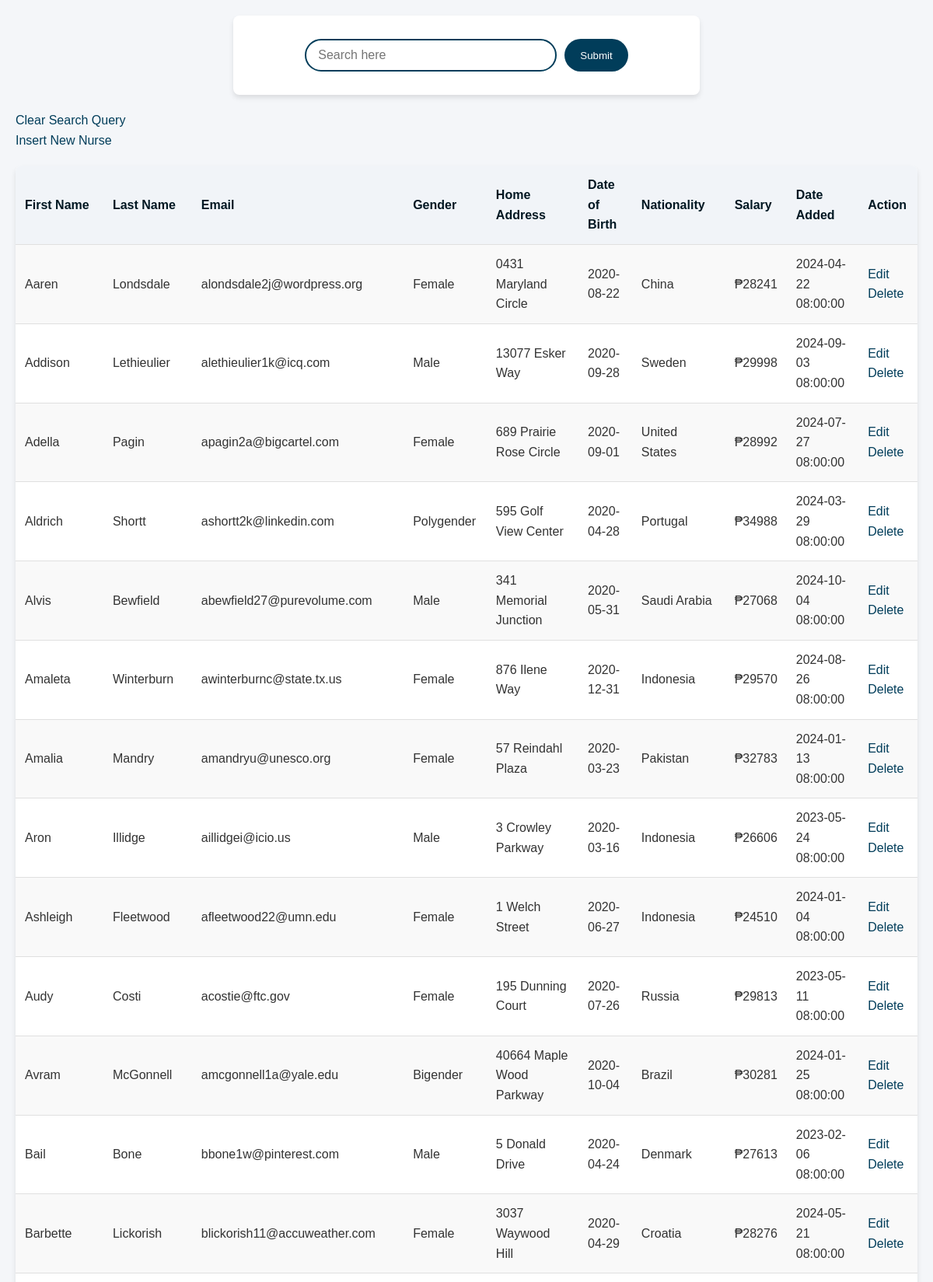
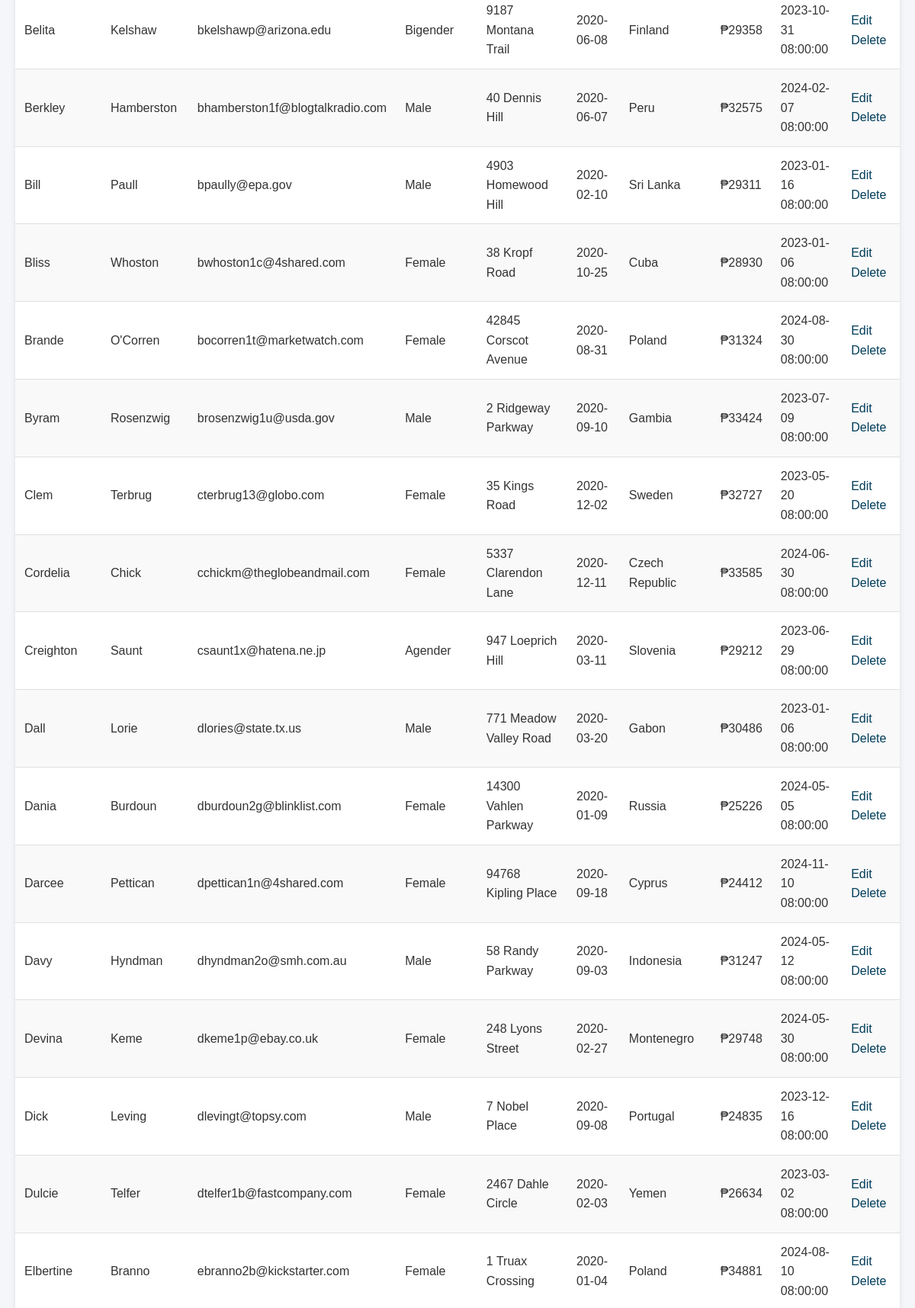
The page / (upper part) on the database its author committed (2 pictures, top to bottom).
### tables this page shows
CREATE TABLE nurse (
    nurse_id INT AUTO_INCREMENT PRIMARY KEY,
    first_name VARCHAR(255),
    last_name VARCHAR(255),
    email VARCHAR(255),
    gender VARCHAR(255),
    home_address VARCHAR(255),
    date_of_birth DATE,
    nationality VARCHAR(255),
    salary VARCHAR(255),
    date_added TIMESTAMP DEFAULT CURRENT_TIMESTAMP
);

### core/models.php (called while the page is built, shortened)
<?php
function getAllNurse($pdo) {
	$sql = "SELECT * FROM nurse
			ORDER BY first_name ASC";
	$stmt = $pdo->prepare($sql);
	$executeQuery = $stmt->execute();
	if ($executeQuery) {
		return $stmt->fetchAll();
	}
}

### index.php (the view, shortened to what this page needs)
<?php
require_once 'core/dbConfig.php';
require_once 'core/models.php';
?>
<!DOCTYPE html>
<html lang="en">
<head>
	<link rel="stylesheet" href="styles.css">
</head>
<body>
	<form action="<?php echo htmlspecialchars($_SERVER['PHP_SELF']);?>" method="GET">
		<input type="text" name="searchInput" placeholder="Search here">
		<input type="submit" name="searchBtn">
	</form>
	<p><a href="index.php">Clear Search Query</a></p>
	<p><a href="insert.php">Insert New Nurse</a></p>
	<table style="width:100%; margin-top: 20px;">
		<tr>
			<th>First Name</th>
			<th>Last Name</th>
			<th>Email</th>
			<th>Gender</th>
			<th>Home Address</th>
			<th>Date of Birth</th>
			<th>Nationality</th>
			<th>Salary</th>
			<th>Date Added</th>
			<th>Action</th>
		</tr>
		<?php if (!isset($_GET['searchBtn'])) {
			$getAllNurse = getAllNurse($pdo);
				foreach ($getAllNurse as $row) { ?>
					<tr>
						<td><?php echo $row['first_name']; ?></td>
						<td><?php echo $row['last_name']; ?></td>
						<td><?php echo $row['email']; ?></td>
						<td><?php echo $row['gender']; ?></td>
						<td><?php echo $row['home_address']; ?></td>
						<td><?php echo $row['date_of_birth']; ?></td>
						<td><?php echo $row['nationality']; ?></td>
						<td><?php echo '₱',$row['salary']; ?></td>
						<td><?php echo $row['date_added']; ?></td>
						<td>
							<a href="edit.php?nurse_id=<?php echo $row['nurse_id']; ?>">Edit</a>
							<a href="delete.php?nurse_id=<?php echo $row['nurse_id']; ?>">Delete</a>
						</td>
					</tr>
			<?php }
			 ?>
		<?php } ?>
	</table>
</body>
</html>

### styles.css (style rules this page uses)
* { margin: 0; padding: 0; box-sizing: border-box; font-family: 'Arial', sans-serif; }
body { background-color: #f4f6f9; color: #333; line-height: 1.6; padding: 20px; max-width: 1500px; margin: 0 auto; }
form[method="GET"] { display: flex; justify-content: center; margin-bottom: 20px; }
form[method="GET"] input[type="text"] { width: 60%; padding: 10px 15px; border: 2px solid #013D5A; border-radius: 25px; font-size: 16px; outline: none; transition: all 0.3s ease; }
form[method="GET"] input[type="submit"] { margin-left: 10px; padding: 10px 20px; background-color: #013D5A; color: white; border: none; border-radius: 25px; cursor: pointer; transition: background-color 0.3s ease; }
a { color: #013D5A; text-decoration: none; transition: color 0.3s ease; }
table { width: 100%; border-collapse: collapse; background-color: white; box-shadow: 0 4px 6px rgba(0, 0, 0, 0.1); border-radius: 8px; overflow: hidden; }
th, td { padding: 12px; text-align: left; border-bottom: 1px solid #e0e0e0; }
th { background-color: #f1f4f8; color: #001722; font-weight: 600; }
tr:nth-child(even) { background-color: #f9f9f9; }
form { background-color: white; padding: 30px; border-radius: 8px; box-shadow: 0 4px 6px rgba(0, 0, 0, 0.1); max-width: 600px; margin: 0 auto; }
form input[type="text"] { width: 100%; padding: 10px; border: 1px solid #ddd; border-radius: 4px; }
form input[type="submit"] { background-color: #3498db; color: white; border: none; padding: 10px 20px; border-radius: 4px; cursor: pointer; transition: background-color 0.3s ease; }

### rows shown on the page
nurse: first_name "Aaren", last_name "Londsdale", email "alondsdale2j@wordpress.org", gender "Female", home_address "0431 Maryland Circle", date_of_birth "2020-08-22", nationality "China", salary "28241", date_added "2024-04-22 08:00:00"
nurse: first_name "Addison", last_name "Lethieulier", email "alethieulier1k@icq.com", gender "Male", home_address "13077 Esker Way", date_of_birth "2020-09-28", nationality "Sweden", salary "29998", date_added "2024-09-03 08:00:00"
nurse: first_name "Adella", last_name "Pagin", email "apagin2a@bigcartel.com", gender "Female", home_address "689 Prairie Rose Circle", date_of_birth "2020-09-01", nationality "United States", salary "28992", date_added "2024-07-27 08:00:00"
nurse: first_name "Aldrich", last_name "Shortt", email "ashortt2k@linkedin.com", gender "Polygender", home_address "595 Golf View Center", date_of_birth "2020-04-28", nationality "Portugal", salary "34988", date_added "2024-03-29 08:00:00"
nurse: first_name "Alvis", last_name "Bewfield", email "abewfield27@purevolume.com", gender "Male", home_address "341 Memorial Junction", date_of_birth "2020-05-31", nationality "Saudi Arabia", salary "27068", date_added "2024-10-04 08:00:00"
nurse: first_name "Amaleta", last_name "Winterburn", email "awinterburnc@state.tx.us", gender "Female", home_address "876 Ilene Way", date_of_birth "2020-12-31", nationality "Indonesia", salary "29570", date_added "2024-08-26 08:00:00"
nurse: first_name "Amalia", last_name "Mandry", email "amandryu@unesco.org", gender "Female", home_address "57 Reindahl Plaza", date_of_birth "2020-03-23", nationality "Pakistan", salary "32783", date_added "2024-01-13 08:00:00"
nurse: first_name "Aron", last_name "Illidge", email "aillidgei@icio.us", gender "Male", home_address "3 Crowley Parkway", date_of_birth "2020-03-16", nationality "Indonesia", salary "26606", date_added "2023-05-24 08:00:00"
nurse: first_name "Ashleigh", last_name "Fleetwood", email "afleetwood22@umn.edu", gender "Female", home_address "1 Welch Street", date_of_birth "2020-06-27", nationality "Indonesia", salary "24510", date_added "2024-01-04 08:00:00"
nurse: first_name "Audy", last_name "Costi", email "acostie@ftc.gov", gender "Female", home_address "195 Dunning Court", date_of_birth "2020-07-26", nationality "Russia", salary "29813", date_added "2023-05-11 08:00:00"
nurse: first_name "Avram", last_name "McGonnell", email "amcgonnell1a@yale.edu", gender "Bigender", home_address "40664 Maple Wood Parkway", date_of_birth "2020-10-04", nationality "Brazil", salary "30281", date_added "2024-01-25 08:00:00"
nurse: first_name "Bail", last_name "Bone", email "bbone1w@pinterest.com", gender "Male", home_address "5 Donald Drive", date_of_birth "2020-04-24", nationality "Denmark", salary "27613", date_added "2023-02-06 08:00:00"
nurse: first_name "Barbette", last_name "Lickorish", email "blickorish11@accuweather.com", gender "Female", home_address "3037 Waywood Hill", date_of_birth "2020-04-29", nationality "Croatia", salary "28276", date_added "2024-05-21 08:00:00"
nurse: first_name "Belita", last_name "Kelshaw", email "bkelshawp@arizona.edu", gender "Bigender", home_address "9187 Montana Trail", date_of_birth "2020-06-08", nationality "Finland", salary "29358", date_added "2023-10-31 08:00:00"
nurse: first_name "Berkley", last_name "Hamberston", email "bhamberston1f@blogtalkradio.com", gender "Male", home_address "40 Dennis Hill", date_of_birth "2020-06-07", nationality "Peru", salary "32575", date_added "2024-02-07 08:00:00"
nurse: first_name "Bill", last_name "Paull", email "bpaully@epa.gov", gender "Male", home_address "4903 Homewood Hill", date_of_birth "2020-02-10", nationality "Sri Lanka", salary "29311", date_added "2023-01-16 08:00:00"
nurse: first_name "Bliss", last_name "Whoston", email "bwhoston1c@4shared.com", gender "Female", home_address "38 Kropf Road", date_of_birth "2020-10-25", nationality "Cuba", salary "28930", date_added "2023-01-06 08:00:00"
nurse: first_name "Brande", last_name "O'Corren", email "bocorren1t@marketwatch.com", gender "Female", home_address "42845 Corscot Avenue", date_of_birth "2020-08-31", nationality "Poland", salary "31324", date_added "2024-08-30 08:00:00"
nurse: first_name "Byram", last_name "Rosenzwig", email "brosenzwig1u@usda.gov", gender "Male", home_address "2 Ridgeway Parkway", date_of_birth "2020-09-10", nationality "Gambia", salary "33424", date_added "2023-07-09 08:00:00"
nurse: first_name "Clem", last_name "Terbrug", email "cterbrug13@globo.com", gender "Female", home_address "35 Kings Road", date_of_birth "2020-12-02", nationality "Sweden", salary "32727", date_added "2023-05-20 08:00:00"
nurse: first_name "Cordelia", last_name "Chick", email "cchickm@theglobeandmail.com", gender "Female", home_address "5337 Clarendon Lane", date_of_birth "2020-12-11", nationality "Czech Republic", salary "33585", date_added "2024-06-30 08:00:00"
nurse: first_name "Creighton", last_name "Saunt", email "csaunt1x@hatena.ne.jp", gender "Agender", home_address "947 Loeprich Hill", date_of_birth "2020-03-11", nationality "Slovenia", salary "29212", date_added "2023-06-29 08:00:00"
nurse: first_name "Dall", last_name "Lorie", email "dlories@state.tx.us", gender "Male", home_address "771 Meadow Valley Road", date_of_birth "2020-03-20", nationality "Gabon", salary "30486", date_added "2023-01-06 08:00:00"
nurse: first_name "Dania", last_name "Burdoun", email "dburdoun2g@blinklist.com", gender "Female", home_address "14300 Vahlen Parkway", date_of_birth "2020-01-09", nationality "Russia", salary "25226", date_added "2024-05-05 08:00:00"
nurse: first_name "Darcee", last_name "Pettican", email "dpettican1n@4shared.com", gender "Female", home_address "94768 Kipling Place", date_of_birth "2020-09-18", nationality "Cyprus", salary "24412", date_added "2024-11-10 08:00:00"
nurse: first_name "Davy", last_name "Hyndman", email "dhyndman2o@smh.com.au", gender "Male", home_address "58 Randy Parkway", date_of_birth "2020-09-03", nationality "Indonesia", salary "31247", date_added "2024-05-12 08:00:00"
nurse: first_name "Devina", last_name "Keme", email "dkeme1p@ebay.co.uk", gender "Female", home_address "248 Lyons Street", date_of_birth "2020-02-27", nationality "Montenegro", salary "29748", date_added "2024-05-30 08:00:00"
nurse: first_name "Dick", last_name "Leving", email "dlevingt@topsy.com", gender "Male", home_address "7 Nobel Place", date_of_birth "2020-09-08", nationality "Portugal", salary "24835", date_added "2023-12-16 08:00:00"
nurse: first_name "Dulcie", last_name "Telfer", email "dtelfer1b@fastcompany.com", gender "Female", home_address "2467 Dahle Circle", date_of_birth "2020-02-03", nationality "Yemen", salary "26634", date_added "2023-03-02 08:00:00"
nurse: first_name "Elbertine", last_name "Branno", email "ebranno2b@kickstarter.com", gender "Female", home_address "1 Truax Crossing", date_of_birth "2020-01-04", nationality "Poland", salary "34881", date_added "2024-08-10 08:00:00"
